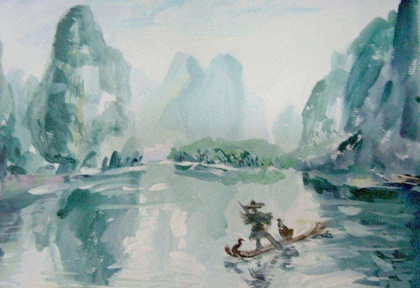
%> input picture pic.jpg, 420 x 288 px, shrunk from 1024 x 702 before the run
$ octave --eval "result = genPyramids1(imread('pic.jpg'));"   (GNU Octave 9; MATLAB toolbox functions it lacks are replaced by stand-ins)
%> lines starting %> are read from the running program, lines starting %| are printed output that depends on the picture
### reduce.m
function after_reduce = reduce(origin,w)
    [row,col,path] = size(origin);
    padding = zeros(row,1,path);
    origin = [padding padding origin padding padding];
    reduce_temp = zeros(row,floor(col / 2),path);
    for row_con = 1:row
        for col_con = 2:2:col
            for path_con = 1:path
                reduce_temp(row_con,floor(col_con / 2),path_con) = sum(origin(row_con,col_con + 2 - 2:col_con + 2 + 2,path_con) .* w);
            end
        end
    end
    [row,col,path] = size(reduce_temp);
    after_reduce = zeros(floor(row / 2),col,path);
    w = w';
    padding = zeros(1,col,path);
    reduce_temp = [padding;padding;reduce_temp;padding;padding];
    for col_con = 1:col
        for row_con = 2:2:row
            for path_con = 1:path
                after_reduce(floor(row_con / 2),col_con,path_con) = sum(reduce_temp(row_con + 2 - 2:row_con + 2 + 2,col_con,path_con) .* w);
            end
        end
    end
end

### expand.m
function after_expand = expand(origin,w)
    [row,col,path] = size(origin);
    expand_temp = zeros(row * 2,col,path);
    for row_con = 1 : row
        for col_con = 1 : col
            for path_con = 1 : path
                expand_temp(row_con * 2,col_con,path_con) = origin(row_con,col_con,path_con);
            end
        end
    end
    padding = zeros(1,col,path);
    expand_temp_with_padding = [padding;padding;expand_temp;padding;padding];
    for col_con = 1 : col
        for row_con = 1 : row * 2
            for path_con = 1:path
                expand_temp(row_con,col_con,path_con) = 2 * sum(expand_temp_with_padding(row_con + 2 - 2:row_con + 2 + 2,col_con,path_con) .* w');
            end
        end
    end
    after_expand = zeros(row * 2,col * 2,path);
    for row_con = 1:row * 2
        for col_con = 1:col
            for path_con = 1:path
                after_expand(row_con,col_con * 2,path_con) = expand_temp(row_con,col_con,path_con);
            end
        end
    end
    padding = zeros(row * 2,1,path);
    after_expand_with_padding = [padding padding after_expand padding padding];
    for row_con = 1:row * 2
        for col_con = 1:col * 2
            for path_con = 1:path
                after_expand(row_con,col_con,path_con) = 2 * sum(after_expand_with_padding(row_con,col_con + 2 - 2:col_con + 2 + 2,path_con) .* w);
            end
        end
    end
end

### genPyramids1.m
function laps1 = genPyramids1(im1, nlvls)

    if(nargin <= 1)
        nlvls = 4;
    end
    w = [1/8 1/4 1/4 1/4 1/8];

    laps1 = cell(nlvls,2);
    laps1{1,1} = double(im1);
    for i = 2 : nlvls
        laps1{i,1} = reduce(laps1{i-1,1},w);
    end
%> this loop made 3 passes
%> pass 1, in reduce, `origin = [padding padding origin padding padding];`:
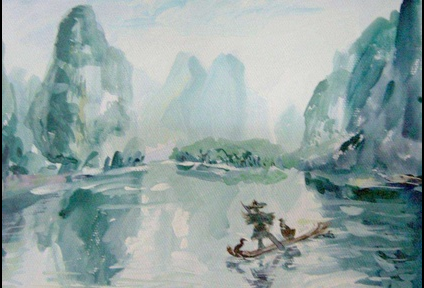
%> origin: size 288x424x3 double; mean R, G, B 145.3, 163.4, 162
%> pass 1, in reduce, `reduce_temp = [padding;padding;reduce_temp;padding;padding];`:
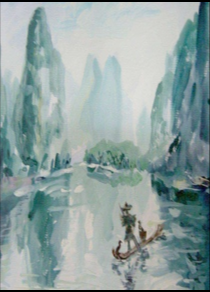
%> reduce_temp: size 292x210x3 double; mean R, G, B 144.4, 162.3, 161
%> pass 2, in reduce (call 2), `origin = [padding padding origin padding padding];`:
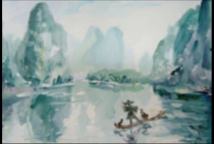
%> origin: size 144x214x3 double; mean R, G, B 143.1, 160.9, 159.5
%> after the loop, laps1 = 8 items
    laps1{end,2} = laps1{end,1};
    for i = nlvls-1 : -1 : 1
        temp = expand(laps1{i+1,1},w);
        expSize = size(temp);
        orgSize = size(laps1{i,1});
        if(expSize(1) < orgSize(1))
            temp = vertcat(temp, temp(end,:,:));
        end
        if(expSize(2) < orgSize(2))
            temp =  horzcat(temp, temp(:,end,:));
        end
        laps1{i,2} = laps1{i,1} - temp;
    end
%> this loop made 3 passes
%> (row in expand, col in expand, orgSize) on passes 1 to 3: (36, 52, [72 105 3]), (72, 105, [144 210 3]), (144, 210, [288 420 3])
%> pass 1, in expand, `expand_temp_with_padding = [padding;padding;expand_temp;padding;paddin..`:
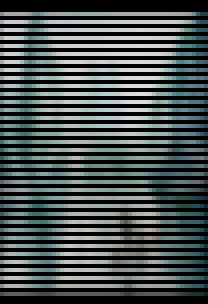
%> expand_temp_with_padding: size 76x52x3 double (shown 4 times larger); mean R, G, B 67.5, 75.9, 75.2
%> pass 1, in expand, `after_expand_with_padding = [padding padding after_expand padding padd..`:
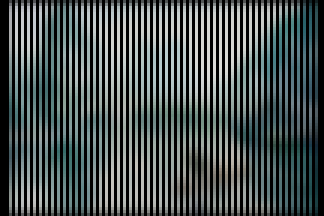
%> after_expand_with_padding: size 72x108x3 double (shown 3 times larger); mean R, G, B 67.9, 76.4, 75.7
end
